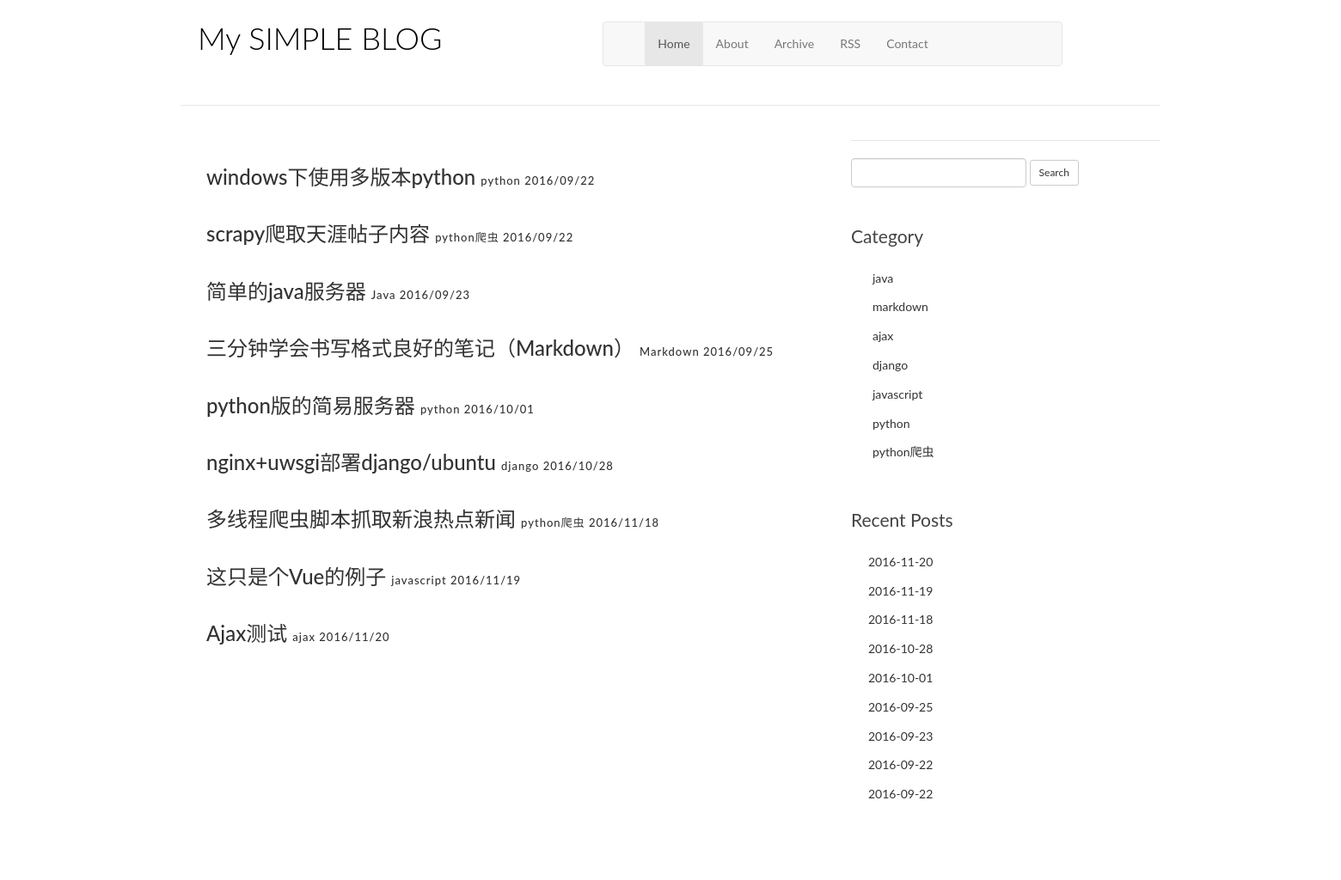
Before: /archive/ with the older database file.
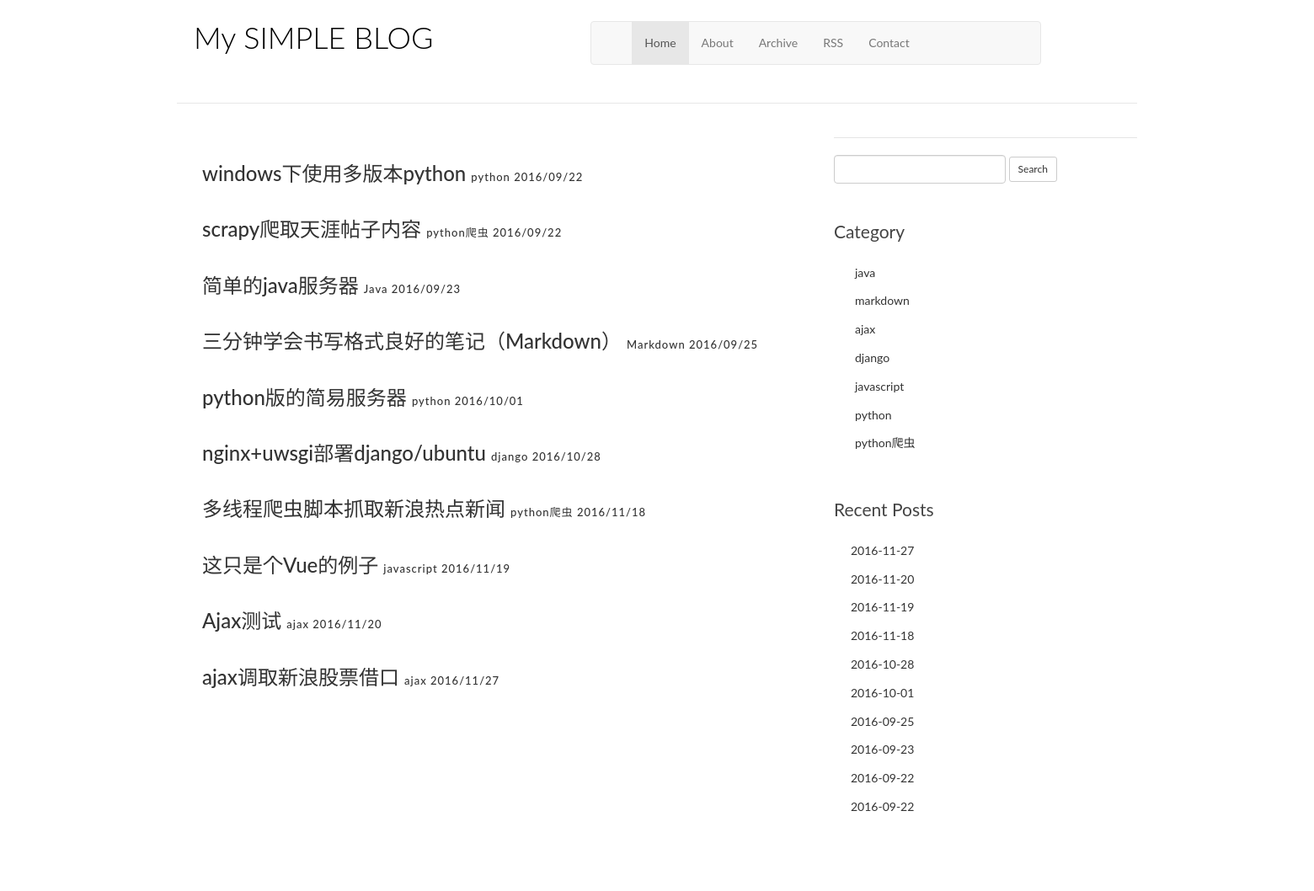
After: the same page with the newer database file.
### article/models.py (models this page shows, shortened)
class Article(models.Model):
    title = models.CharField(max_length=100)  # 题目
    category = models.CharField(max_length=50)  # 标签
    date_time = models.DateTimeField(auto_now_add=True)  # 日期
    content = models.TextField()  # 内容
    class Meta:  # 按id降序
        ordering = ['id']

### article/views.py (the view)
# urls.py: url(r'archive/$',views.ArchiveView.as_view(), name='archive'),
class ArchiveView(BaseView):
    template_name = 'archive.html'
    queryset = Article.objects.all()
    context_object_name = 'archive_list'

### article/forms.py
class SearchForm(forms.Form):
    q=forms.CharField(widget=forms.TextInput(
        attrs={'class': 'form-control'}),
        max_length=50,
        required=False,label="")

### article/views.py (called while the page is built)
    def get_queryset(self):
        return Article.objects.all()

    def get_context_data(self, **kwargs):
        context = super(BaseView, self).get_context_data(**kwargs)
        context['cate_list'] = Article.objects.values('category').order_by('category').distinct() #去重
        context['time_list'] = Article.objects.values('date_time').order_by('date_time').distinct().reverse()[:10] #去重,reverse,取10条
        context['count']=Article.objects.latest('id').id##最后文章的id
        return context

### templates/archive.html
{% extends "base.html"%}
{% block content%}
<main class="col-md-8">
 {% for post in archive_list%}
    <article class="post post-1">
        <h3 >
            <a href="{% url 'single' id=post.id  f='1'%}">{{post.title}}</a>
            <span class="entry-meta">
                <a href="javascript:void(0)">{{post.category}}</a>
                <a href="javascript:void(0)">{{post.date_time|date:"Y/m/d"}}</a>
            </span>
    </h3>
    </article>
    {% endfor %}
</main>
{% endblock %}

### templates/base.html (shortened to what this page needs)
<!DOCTYPE html>
<html>
<head>
    <link rel="stylesheet" href="/static/style/bootstrap.min.css">
    <link rel="stylesheet" href="http://cdn.bootcss.com/ionicons/2.0.0/css/ionicons.css">
    <link rel="stylesheet" href="/static/style/pace.css">
    <link rel="stylesheet" href="/static/style/custom.css">
    <link rel="stylesheet" href="/static/style/vim.css">
</head>
<body>
{% include 'top.html'%}
<div class="content-body">
    <div class="container">
        <div class="row">
            {% block content %}{% endblock %}
            {% include 'sidebar.html'%}
        </div>
    </div>
</div>
<footer id="site-footer">
    <div class="container">
        <div class="row">
            <div class="col-md-12">
            </div>
        </div>
    </div>
</footer>
</body>
</html>

### templates/top.html (shortened to what this page needs)
<div class="container">
    <header id="site-header">
        <div class="row">
            <div class="col-md-5 col-sm-5 col-xs-8">
                <div class="logo">
                    <h1><a>My SIMPLE BLOG</a></h1>
                </div>
            </div>
            <div class="col-md-6 col-sm-7 col-xs-4">
                <div class="navbar navbar-default">
                    <div class="container">
                        <div class="navbar-header">
                            <a class="navbar-brand" >&nbsp;&nbsp;&nbsp;&nbsp;</a>
                        </div>
                        <div class="navbar-collapse collapse">
                            <ul class="nav navbar-nav">
                                <li class="active" ><a href="/" >Home</a></li>
                                <li><a href="{% url 'about_me'%}">About</a></li>
                                <li><a href="{% url 'archive'%}">Archive</a></li>
                                <li><a href="{% url 'RSS' %}">RSS</a></li>
                                 <li><a href="javascript:void(0)">Contact</a></li>
                            </ul>
                        </div>
                    </div>
                </div>
            </div>
        </div>
    </header>
</div>

### templates/sidebar.html
<aside class="col-md-4 pull right">
    <form action="{% url 'search' %}" method="get" class="form-inline">
        <legend></legend>
        {{ form }}
        <input type="submit" value="Search" class="btn btn-sm btn-default">
    </form>
     <div class="widget widget-category">
        <h3 class="widget-title">Category</h3>
        <ul>
            {% for post in cate_list%}
            {% if post.category %}
            <li><a href="{% url 'category' post.category%}" >{{post.category|lower}}</a></li>
            {% endif %}
            {% endfor %}
        </ul>
    </div>
    <div class="widget widget-recent-posts">
        <h3 class="widget-title">Recent Posts</h3>
        <ul>
            {% for post in time_list%}
            {% if post.date_time %}
            <li><a href="javascript:void(0)" >{{post.date_time|date:"Y-m-d"}}</a></li>
            {% endif %}
            {% endfor %}
        </ul>
    </div>
</aside>

### article/static/style/custom.css (style rules this page uses)
* { outline: none; }
h1, h2, h3, h4, h5, h6 { margin-top: 0; }
a { color: #333; }
body { color: #444; font-family: 'Lato', sans-serif; }
#site-header { background-color: #FFF; padding: 25px 20px; margin-bottom: 40px; border-bottom: 1px solid #e7e7e7; }
.logo h1 a { color: #000; }
.logo h1 { margin: 0; font-family: 'Lato', sans-serif; font-weight: 300; }
.content-body { padding-bottom: 4em; }
.post { background: #fff; padding: 30px 30px 0; }
.entry-meta { text-align: center; color: #DDDDDD; font-size: 13px; letter-spacing: 1px; margin-bottom: 30px; }
.widget { background: #fff; padding: 30px 0 0; }
.widget-title { font-size: 1.5em; margin-bottom: 20px; line-height: 1.6; padding: 10px 0 0; font-weight: 400; }
.widget-recent-posts ul { padding: 0; margin: 0; padding-left: 20px; }
.widget-recent-posts ul li { list-style-type: none; position: relative; line-height: 170%; margin-bottom: 10px; }
.widget-recent-posts ul li::before { content: '\f3d3'; font-family: "Ionicons"; position: absolute; left: -17px; top: 3px; font-size: 16px; color: #000; }
.widget-category ul { padding: 0; margin: 0; padding-left: 25px; }
.widget-category ul li { list-style-type: none; position: relative; line-height: 170%; margin-bottom: 10px; }
.widget-category ul li::before { content: '\f3fe'; font-family: "Ionicons"; position: absolute; left: -25px; top: 1px; font-size: 18px; color: #000; }
#site-footer { padding-top: 10px; padding: 0 0 1.5em 0; }

Changed rows visible on the page:
added Article: title "ajax调取新浪股票借口", category "ajax", date_time "2016/11/27"
Other visible differences:
new list line: "2016-11-27"
